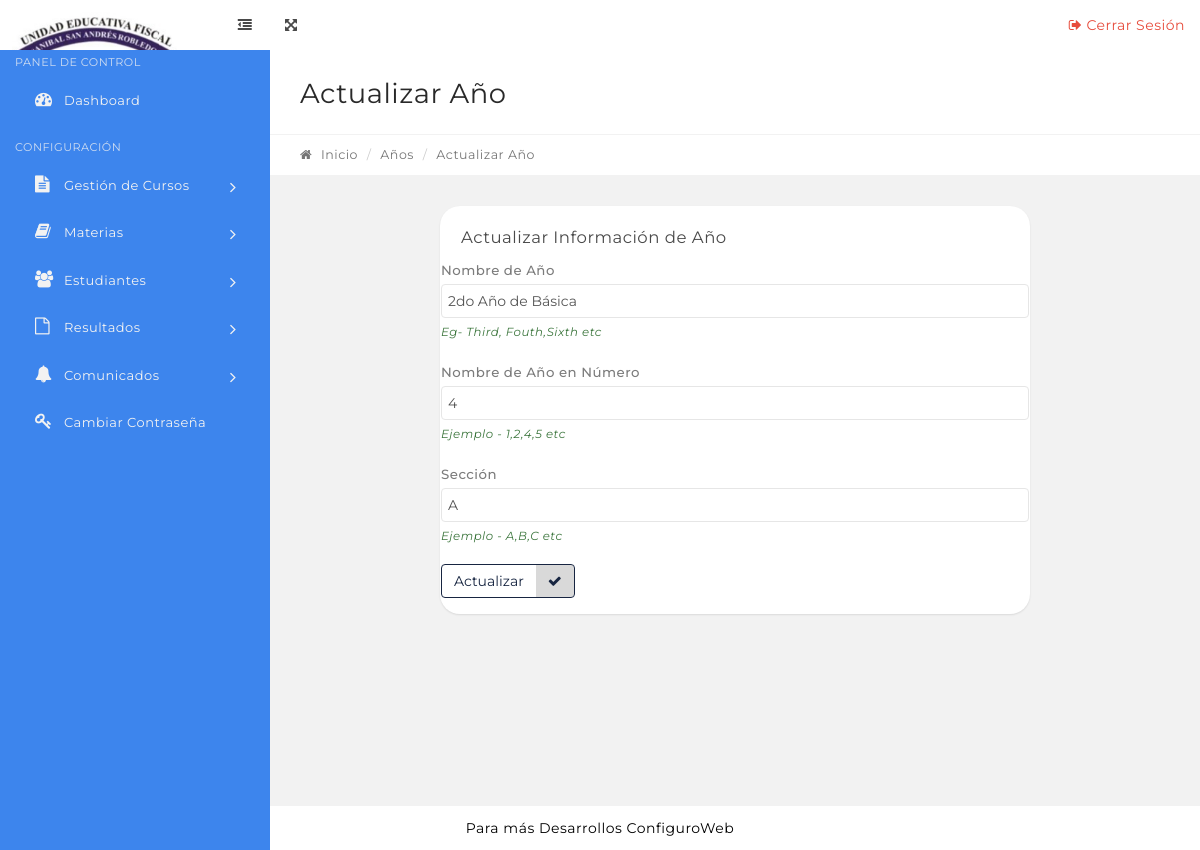
Screenshot of /edit-class.php?classid=67 with the database file from the repository.
### tables this page shows
CREATE TABLE `tblclasses` (
  `id` int(11) NOT NULL,
  `ClassName` varchar(80) DEFAULT NULL,
  `ClassNameNumeric` int(4) DEFAULT NULL,
  `Section` varchar(5) DEFAULT NULL,
  `CreationDate` timestamp NULL DEFAULT current_timestamp(),
  `UpdationDate` timestamp NULL DEFAULT NULL
);

### edit-class.php (the view, shortened to what this page needs)
<?php
include('includes/config.php');
if (strlen($_SESSION['alogin']) == "") {
    header("Location: index.php");
} else {
?>
    <?php include('includes/topbar.php'); ?>
    <div class="content-wrapper">
        <div class="content-container">
            <?php include('includes/leftbar.php'); ?>
            <div class="main-page">
                <div class="container-fluid">
                    <div class="row page-title-div">
                        <div class="col-md-6">
                            <h2 class="title">Actualizar Año</h2>
                        </div>
                    </div>
                    <div class="row breadcrumb-div">
                        <div class="col-md-6">
                            <ul class="breadcrumb">
                                <li><a href="dashboard.php"><i class="fa fa-home"></i> Inicio</a></li>
                                <li><a href="#">Años</a></li>
                                <li class="active">Actualizar Año</li>
                            </ul>
                        </div>
                    </div>
                </div>
                <section class="section">
                    <div class="container-fluid">
                        <div class="row">
                            <div class="col-md-8 col-md-offset-2">
                                <div class="panel">
                                    <div class="panel-heading">
                                        <div class="panel-title">
                                            <h5>Actualizar Información de Año</h5>
                                        </div>
                                    </div>
                                    <form method="post">
                                        <?php
                                        $cid = intval($_GET['classid']);
                                        $sql = "SELECT * from tblclasses where id=:cid";
                                        $query = $dbh->prepare($sql);
                                        $query->bindParam(':cid', $cid, PDO::PARAM_STR);
                                        $query->execute();
                                        $results = $query->fetchAll(PDO::FETCH_OBJ);
                                        if ($query->rowCount() > 0) {
                                            foreach ($results as $result) {   ?>
                                                <div class="form-group has-success">
                                                    <label for="success" class="control-label">Nombre de Año</label>
                                                    <div class="">
                                                        <input type="text" name="classname" value="<?php echo htmlentities($result->ClassName); ?>" required="required" class="form-control" id="success">
                                                        <span class="help-block">Eg- Third, Fouth,Sixth etc</span>
                                                    </div>
                                                </div>
                                                <div class="form-group has-success">
                                                    <label for="success" class="control-label">Nombre de Año en Número</label>
                                                    <div class="">
                                                        <input type="number" name="classnamenumeric" value="<?php echo htmlentities($result->ClassNameNumeric); ?>" required="required" class="form-control" id="success">
                                                        <span class="help-block">Ejemplo - 1,2,4,5 etc</span>
                                                    </div>
                                                </div>
                                                <div class="form-group has-success">
                                                    <label for="success" class="control-label">Sección</label>
                                                    <div class="">
                                                        <input type="text" name="section" value="<?php echo htmlentities($result->Section); ?>" class="form-control" required="required" id="success">
                                                        <span class="help-block">Ejemplo - A,B,C etc</span>
                                                    </div>
                                                </div>
                                        <?php }
                                        } ?>
                                        <div class="form-group has-success">
                                            <div class="">
                                                <button type="submit" name="update" class="btn btn-success btn-labeled">Actualizar<span class="btn-label btn-label-right"><i class="fa fa-check"></i></span></button>
                                            </div>
                                    </form>
                                </div>
                            </div>
                        </div>
                    </div>
            </div>
        </div>
    </div>
    </div>
    <?php include('includes/footer.php'); ?>
<?php  } ?>

### rows the page displays
tblclasses: classname "2do Año de Básica", classnamenumeric "4", section "A"
